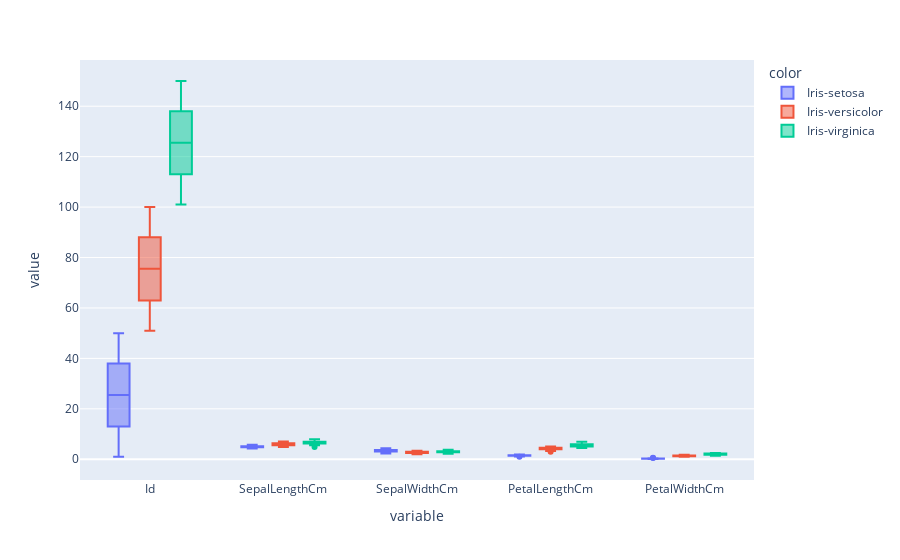

Notebook code for this chart:
### Code cell
fig=px.box(df.drop(['Species'],axis=1),color=df['Species'])
fig.show()

### Figure 1 — Plotly figure (JSON) as saved in the notebook; plotly's stock layout.template omitted (floating-point values rounded to 4 significant figures; data arrays with more than 128 entries replaced by an {"elided": "..."} marker saying what was removed)
{"data": [{"alignmentgroup": "True", "hovertemplate": "color=Iris-setosa<br>variable=%{x}<br>value=%{y}<extra></extra>", "legendgroup": "Iris-setosa", "marker": {"color": "#636efa"}, "name": "Iris-setosa", "notched": false, "offsetgroup": "Iris-setosa", "orientation": "v", "showlegend": true, "type": "box", "x": {"elided": "250 str values"}, "x0": " ", "xaxis": "x", "y": {"elided": "250 float values"}, "y0": " ", "yaxis": "y"}, {"alignmentgroup": "True", "hovertemplate": "color=Iris-versicolor<br>variable=%{x}<br>value=%{y}<extra></extra>", "legendgroup": "Iris-versicolor", "marker": {"color": "#EF553B"}, "name": "Iris-versicolor", "notched": false, "offsetgroup": "Iris-versicolor", "orientation": "v", "showlegend": true, "type": "box", "x": {"elided": "250 str values"}, "x0": " ", "xaxis": "x", "y": {"elided": "250 float values"}, "y0": " ", "yaxis": "y"}, {"alignmentgroup": "True", "hovertemplate": "color=Iris-virginica<br>variable=%{x}<br>value=%{y}<extra></extra>", "legendgroup": "Iris-virginica", "marker": {"color": "#00cc96"}, "name": "Iris-virginica", "notched": false, "offsetgroup": "Iris-virginica", "orientation": "v", "showlegend": true, "type": "box", "x": {"elided": "250 str values"}, "x0": " ", "xaxis": "x", "y": {"elided": "250 float values"}, "y0": " ", "yaxis": "y"}], "layout": {"boxmode": "group", "legend": {"title": {"text": "color"}, "tracegroupgap": 0}, "margin": {"t": 60}, "xaxis": {"anchor": "y", "domain": [0, 1], "title": {"text": "variable"}}, "yaxis": {"anchor": "x", "domain": [0, 1], "title": {"text": "value"}}}}
